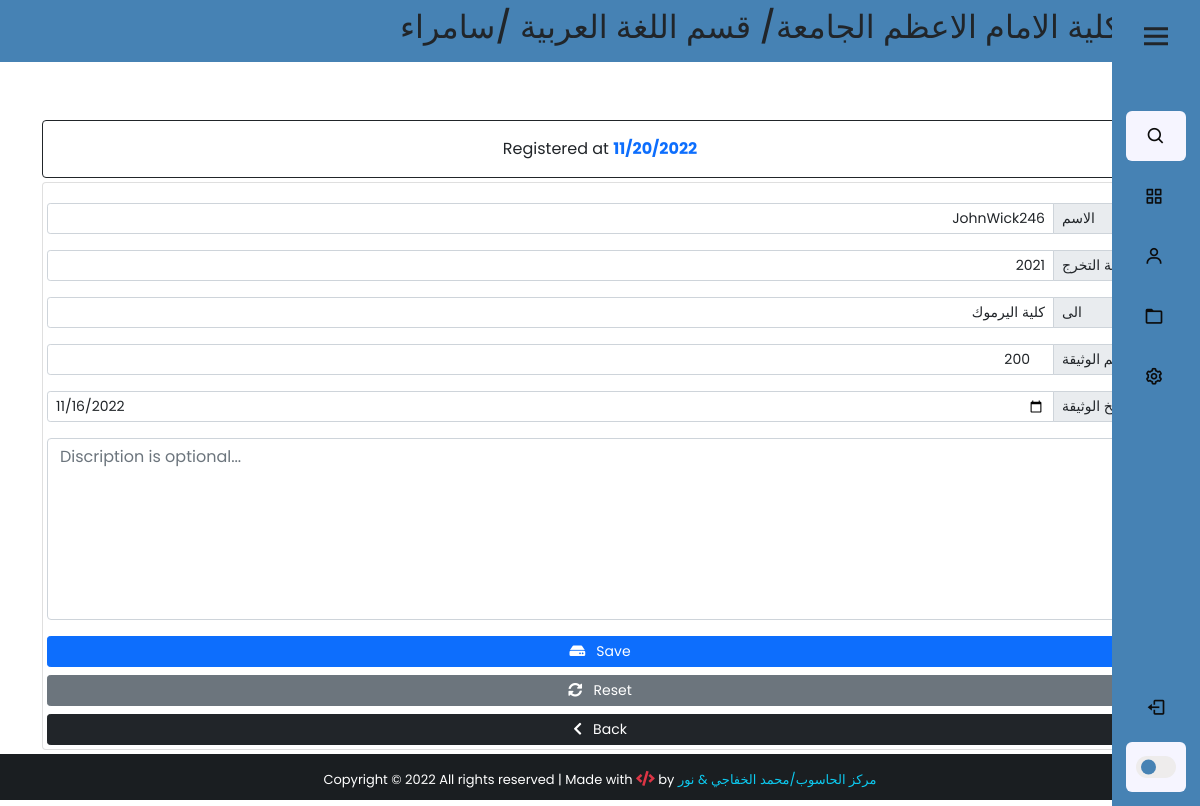
The page /studentDoc/34 (signed in) on the database its author committed.
### app/models.py (models this page shows, shortened)
class UserProfile(models.Model):
    user = models.OneToOneField(User,on_delete=models.PROTECT,verbose_name="اسم المستخدم")
    Dname = models.ForeignKey(Department,on_delete=models.PROTECT,verbose_name="القسم")
    Cname = models.ForeignKey(City,on_delete=models.PROTECT,verbose_name="المحافظة")
    class Meta:
        verbose_name_plural = "بروفايل المستخدمين"

class Department(models.Model):
    Dname = models.CharField(max_length=100,verbose_name="القسم")
    def __str__(self):
        return self.Dname
    class Meta:
        verbose_name_plural = "الاقسام العلمية"

class City(models.Model):
    Cname = models.CharField(max_length=100,verbose_name="المحافظة")
    def __str__(self):
        return self.Cname
    class Meta:
        verbose_name_plural = "المحافظات"

class StudentDocument(models.Model):
    study_list = (
        ("الصباحية", "الصباحية"),
        ("المسائية", "المسائية"),
    )
    user = models.CharField(max_length=100,verbose_name="اسم المستخدم")
    name = models.CharField(max_length=100,verbose_name="اسم الطالب/ة" )
    Dname = models.CharField(max_length=100,verbose_name="القسم")
    study = models.CharField(max_length=20,verbose_name="الدراسة", choices=study_list,null=True,blank=True)
    Cname = models.CharField(max_length=100,verbose_name="المحافظة")
    graduate_year = models.CharField(max_length=100,verbose_name="سنة التخرج")
    to = models.CharField(max_length=250 , verbose_name="الجهة المصدر اليها")
    Dnumber = models.CharField(max_length=20,verbose_name="رقم الوثيقة")
    Ddate = models.DateField(verbose_name="تاريخ الوثيقة",blank=True,null=True)
    note = models.TextField(blank=True,null=True)
    check_post = models.BooleanField(blank=True,null=True,default=False)
    created_at = models.DateTimeField(auto_now_add=True)
    class Meta:
        verbose_name_plural = "جدول وثائق الطلبة"

### app/views.py (the view)
# urls.py: path('studentDoc/<str:std_id>', views.studentDoc,name="studentDoc"),
@cache_control(no_cache=True , must_revalidate=True,no_store=True)
@login_required(login_url='login')
def studentDoc(request, std_id):
    user = request.user.userprofile
    studentDoc = StudentDocument.objects.get(id=std_id)
    if studentDoc != None:
        return render(request, 'edit.html', {'studentDoc': studentDoc,'user':user,})

### app/templates/edit.html (shortened to what this page needs)
{% extends 'add_patients.html' %}
{% block card-title %} Registered at <span class="text-primary"><strong>{{studentDoc.created_at | date:'m/d/Y' }}</strong></span> {% endblock card-title %}
{% block value-name %} value="{{studentDoc.name}}" {% endblock value-name %}
{% block value-year %}  value="{{studentDoc.graduate_year}}"  {% endblock value-year %}
{% block value-to %} value="{{studentDoc.to}}"  {% endblock value-to %}
{% block value-Dnumber %} value="{{studentDoc.Dnumber}}"  {% endblock value-Dnumber %}
{% block value-Ddate %} value="{{studentDoc.Ddate | date:'Y-m-d'}}" {% endblock value-Ddate %}
{% block btn-content %} <i class="fas fa-hdd"></i>&nbsp;&nbsp; Save {% endblock btn-content %}
{% block btn-reset %}
<button type="reset" class="btn btn-secondary btn-sm"><i class="fas fa-sync-alt"></i>&nbsp;&nbsp; Reset</button>
{% endblock btn-reset %}
{% block Action %} action="/edit_studentDoc/" {% endblock Action %}

### app/templates/add_patients.html (shortened to what this page needs)
{% extends 'base2.html' %}
{% block content %}
     <div class="container" style="padding-top:10px;">
          <div class="row">
               <div class="col-lg-12">
                    <div class="card card-body border-dark  mt-5">
                         <span class="text-center">{% block card-title %}<span class="text-primary">أملئ الحقول بالمعلومات الصحيحة</span>{% endblock card-title %}</span>
                    </div>
                    <form {% block Action %} action="/add_studentDoc/" {% endblock Action %} method="POST" enctype="multipart/form-data" class="card p-1 porder-dark mt-1">
                         <div class="input-group input-group-sm mb-3">
                              <input type="text" class="form-control text-end" name="name" id="name" placeholder="اسم الطالب/ة" required  {% block value-name %}{% endblock value-name %}>
                              <span class="input-group-text side-label ">الاسم</span>
                         </div>
                         <div class="input-group input-group-sm mb-3">
                              <input type="text" class="form-control text-end" name="year" maxlength="10" id="year_std" placeholder="سنة التخرج" required {% block value-year %}{% endblock value-year %}>
                                <span class="input-group-text side-label text-center">سنة التخرج</span>
                         </div>
                           <div class="input-group input-group-sm mb-3">
                              <input type="text" class="form-control text-end" name="to"  id="to" placeholder="الجهة الصادر اليها الوثيقة" required {% block value-to %}{% endblock value-to %}>
                               <span class="input-group-text side-label text-center"> الى </span>
                         </div>
                          <div class="input-group input-group-sm mb-3">
                              <input type="number" class="form-control text-end" name="Dnumber" maxlength="5" id="Dnumber" placeholder="العدد" required {% block value-Dnumber %}{% endblock value-Dnumber %}>
                                <span class="input-group-text side-label text-center">رقم الوثيقة</span>
                          </div>
                           <div class="input-group input-group-sm mb-3">
                              <input type="date" class="form-control" name="Ddate"  id="Ddate"  required {% block value-Ddate %}{% endblock value-Ddate %}>
                                 <span class="input-group-text side-label text-center">تاريخ الوثيقة</span>
                         </div>
                         <div class="form-group">
                              <textarea class="form-control" name="note" id="note"   rows="7" placeholder="Discription is optional...">{% block value-note %}{% endblock value-note %}</textarea>
                         </div>
                         <div class="d-grid gap-2 mt-3">
                              <button type="submit" class="btn btn-primary btn-sm"  id="btn-add">
                                  {% block btn-content %} <i class="fas fa-plus"></i>&nbsp;&nbsp; اضافة {% endblock btn-content %}
                              </button>
                              {% block btn-reset %} {% endblock btn-reset %}
                              <a href="{% url 'backend' %}" class="btn btn-dark btn-sm"><i class="fas fa-chevron-left"></i>&nbsp;&nbsp; Back</a>
                         </div>
                    </form>
               </div>
          </div>
          </div>
           </div>
{% endblock content %}

### app/templates/base2.html (shortened to what this page needs)
{% load static %}
<!DOCTYPE html>
<html lang="en">
<head>
    <link href="https://cdn.jsdelivr.net/npm/bootstrap@5.0.2/dist/css/bootstrap.min.css" rel="stylesheet">
    <link rel="stylesheet" href="https://use.fontawesome.com/releases/v5.15.4/css/all.css">
    <link rel="stylesheet" href="{% static 'css/style.css' %}">
</head>
<body style="overflow: scroll;">
{% include 'sidebar-dark.html' %}
 <div class="wrapper">
    <header>
        <nav class="navbar navbar-expand-id navbar-dark "style="background-color:steelblue; text-align:center;">
             <h2 class="text-dark text-outline-primary" style=" margin-left:400px;">كلية الامام الاعظم الجامعة/ قسم  {{user.Dname}}  /{{user.Cname}}</h2>
        </nav>
    </header>
    {% block content %}
    {% endblock content %}
 {% include 'footer.html' %}
</body>
</html>

### std_collage/static/css/style.css (style rules this page uses)
html , body { height: 100%; margin: 0; max-width: 100%; overflow-y: hidden; }
.wrapper { min-height:100%; margin-bottom: -50px; }
.side-label { width:100px; }

### std_collage/static/css/sidebar-dark.css (style rules this page uses)
* { margin: 0; padding: 0; box-sizing: border-box; font-family: 'Poppins', sans-serif; }
:root { --body-color: white ; --sidebar-color:steelblue; --primary-color: cornflowerblue; --primary-color-light: #F6F5FF; --toggle-color: rgb(238, 236, 236); --text-color: #0c0c0c; --tran-03: all 0.2s ease; --tran-03: all 0.3s ease; --tran-04: all 0.3s ease; --tran-05: all 0.3s ease; }
body { min-height: 100vh; background-color: var(--body-color); transition: var(--tran-05); }

### rows shown on the page
UserProfile: Dname "اللغة العربية", Cname "سامراء"
StudentDocument: created_at "11/20/2022", name "JohnWick246", year "2021", to "كلية اليرموك", Dnumber "200", Ddate "11/16/2022"
